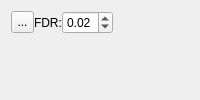
       <widget class="QWidget" name="tab_5">
        <attribute name="title">
         <string>Individual Analysis</string>
        </attribute>
        <layout class="QVBoxLayout" name="verticalLayout_8">
         <item>
          <layout class="QHBoxLayout" name="horizontalLayout_20">
           <property name="spacing">
            <number>0</number>
           </property>
           <item>
            <widget class="QToolButton" name="vbc_open_subject">
             <property name="maximumSize">
              <size>
               <width>23</width>
               <height>22</height>
              </size>
             </property>
             <property name="text">
              <string>...</string>
             </property>
             <property name="icon">
              <iconset resource="../icons.qrc">
               <normaloff>:/icons/icons/open.xpm</normaloff>:/icons/icons/open.xpm</iconset>
             </property>
            </widget>
           </item>
           <item>
            <widget class="QLabel" name="label_14">
             <property name="text">
              <string>FDR:</string>
             </property>
            </widget>
           </item>
           <item>
            <widget class="QDoubleSpinBox" name="doubleSpinBox">
             <property name="maximum">
              <double>0.500000000000000</double>
             </property>
             <property name="singleStep">
              <double>0.010000000000000</double>
             </property>
             <property name="value">
              <double>0.020000000000000</double>
             </property>
            </widget>
           </item>
           <item>
            <spacer name="horizontalSpacer_7">
             <property name="orientation">
              <enum>Qt::Horizontal</enum>
             </property>
             <property name="sizeHint" stdset="0">
              <size>
               <width>40</width>
               <height>20</height>
              </size>
             </property>
            </spacer>
           </item>
          </layout>
         </item>
         <item>
          <spacer name="verticalSpacer">
           <property name="orientation">
            <enum>Qt::Vertical</enum>
           </property>
           <property name="sizeHint" stdset="0">
            <size>
             <width>20</width>
             <height>40</height>
            </size>
           </property>
          </spacer>
         </item>
        </layout>
       </widget>
